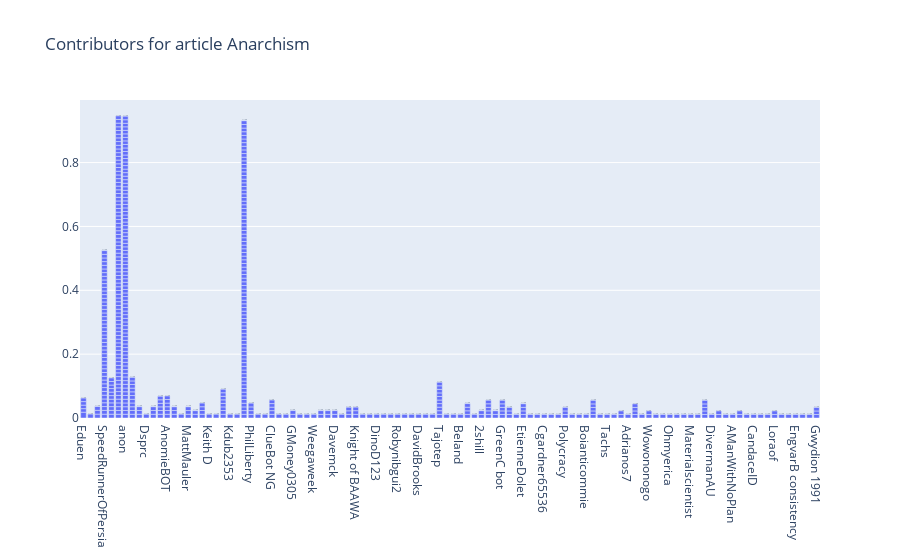

Write notebook code for a chart like this one.
### Code cell
data = go.Bar(x=anarchrevsize1.contributor_name, y=anarchrevsize1.revperc, text=anarchrevsize1.page_title)
fig = go.Figure(data=data, layout_title_text="Contributors for article Anarchism")
fig.show()

### Figure 1 — Plotly figure (JSON) as saved in the notebook; plotly's stock layout.template omitted (floating-point values rounded to 4 significant figures; data arrays with more than 128 entries replaced by an {"elided": "..."} marker saying what was removed)
{"data": [{"text": {"elided": "510 str values"}, "type": "bar", "x": {"elided": "510 str values"}, "y": {"elided": "510 float values"}}], "layout": {"title": {"text": "Contributors for article Anarchism"}}}
